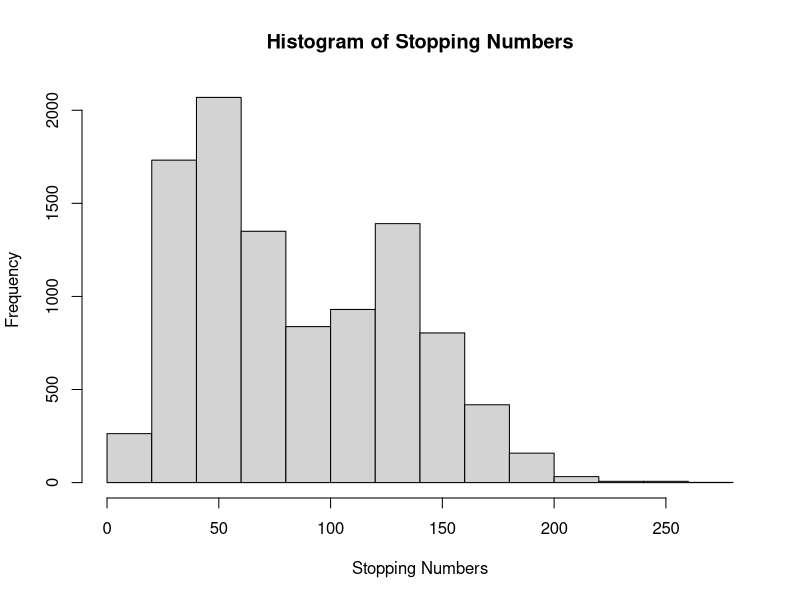
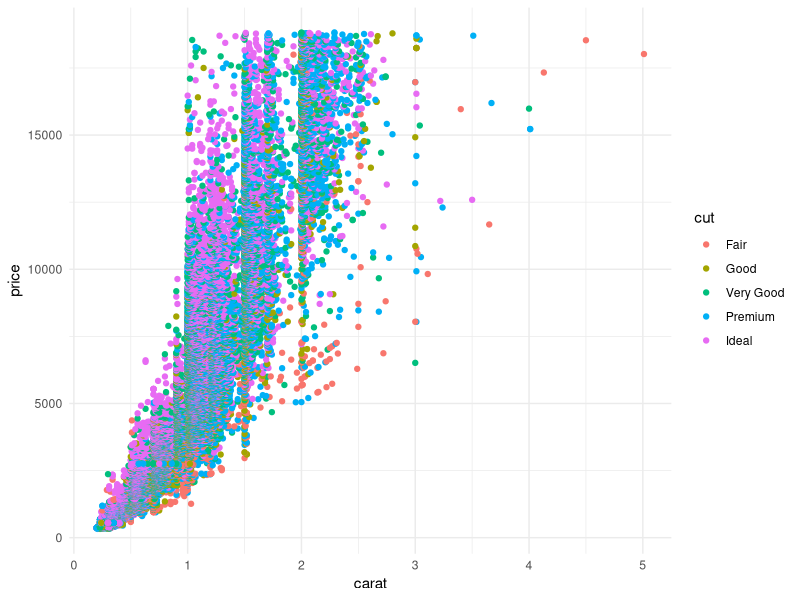

Generate these figures, in order, with R:
## ---- chunk 1
knitr::opts_chunk$set(echo = TRUE)
## ---- chunk 2
#Chunk was included to give back a value for a number when put into the collatz conjecture
get_collatz_conjecture <- function(start_int, stop_num = 0){
  if (start_int == 1) {
    return(stop_num)
  } else if (start_int %% 2 == 0) {
    get_collatz_conjecture(start_int = start_int / 2, stop_num = stop_num + 1)
  } else {
    get_collatz_conjecture(start_int = 3 * start_int + 1, stop_num = stop_num + 1)
  }
}
## ---- chunk 3
#Chunk was included to create the histogram of stopping numbers
collatz_conjecture_vec <- Vectorize(
  FUN = get_collatz_conjecture,
  vectorize.args = "start_int"
)
hist(x = collatz_conjecture_vec(start_int = 1:10000),
     main = "Histogram of Stopping Numbers",
     xlab = "Stopping Numbers")
## ---- chunk 4
#Chunk was included to produce the scatter plot
library(ggplot2)
library(tidyverse)

ggplot(diamonds) +
  aes(x = carat, y = price, colour = cut) +
  geom_point(shape = "circle", size = 1.5) +
  scale_color_hue(direction = 1) +
  theme_minimal()
## ---- chunk 5
library(knitr)

#Chunk was included to create the diamond data table
diamonds_table <- diamonds %>%
  group_by(cut) %>%
  select(cut, z) %>%
  summarize(
    across(
      .cols = where(is.numeric),
      .fns = list(
        min = ~min(.x, na.rm = TRUE),
        Q1 = ~quantile(.x, probs = 0.20, na.rm = TRUE),
        Q2 = ~quantile(.x, probs = 0.40, na.rm = TRUE),
        median = ~median(.x, na.rm = TRUE),
        Q3 = ~quantile(.x, probs = 0.60, na.rm = TRUE),
        Q4 = ~quantile(.x, probs = 0.80, na.rm = TRUE),
        max = ~max(.x, na.rm = TRUE),
        sam = ~mean(.x, na.rm = TRUE),
        sasd = ~sd(.x, na.rm = TRUE)
      )
    ),
    count = n()
  )

kable(diamonds_table)
## ---- chunk 6
#| ref.label = knitr::all_labels(),
#| echo=TRUE,
#| eval=FALSE
